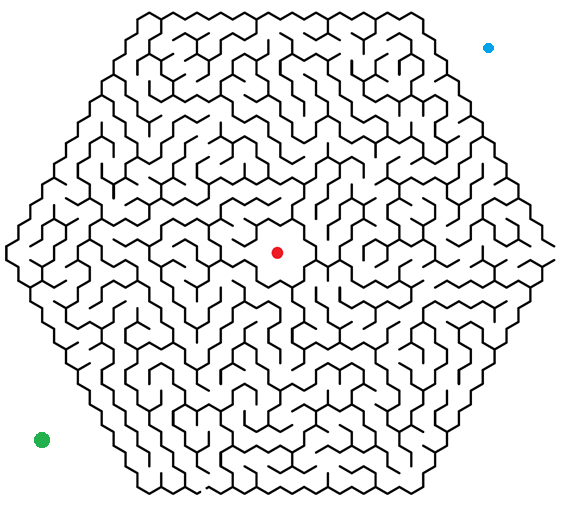
%> input picture E5/Laberint.png, 570 x 505 px
$ octave scriptE5_2.m   (GNU Octave 9; MATLAB toolbox functions it lacks are replaced by stand-ins)
%> lines starting %> are read from the running program, lines starting %| are printed output that depends on the picture; in (x1, y1, x2, y2) boxes, pixels count from 0 and x2, y2 are one past the last pixel; in counts of white or black regions, pixels touching at a corner belong together; the program's own positions count from 1
clear
close all

img = imread('Laberint.png');
%> img is the input picture: size 505x570x3 uint8; mean R, G, B 230.6, 230.7, 230.6

imgHSV = rgb2hsv(img);
%> imgHSV: size 505x570x3 double; mean H, S, V 0.000881, 0.00121, 0.905
maze = imgHSV(:,:,3) > 0.5;
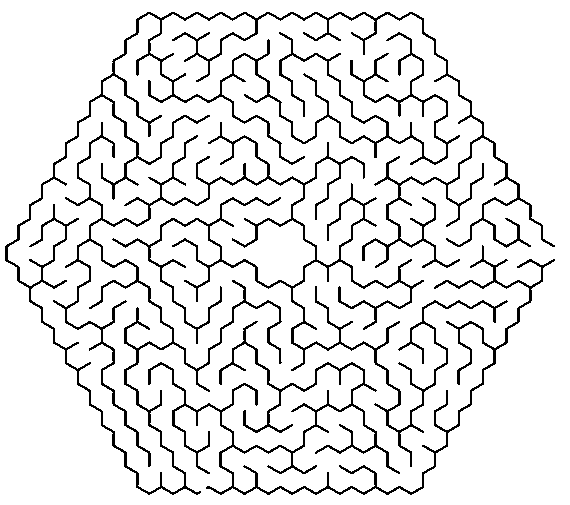
%> maze: size 505x570 logical; 90.5% white; black in thin lines or dots
rdot = (imgHSV(:,:,1) < 0.1 | imgHSV(:,:,1) > 0.8) & imgHSV(:,:,2) > 0.6 & imgHSV(:,:,3) > 0.6;
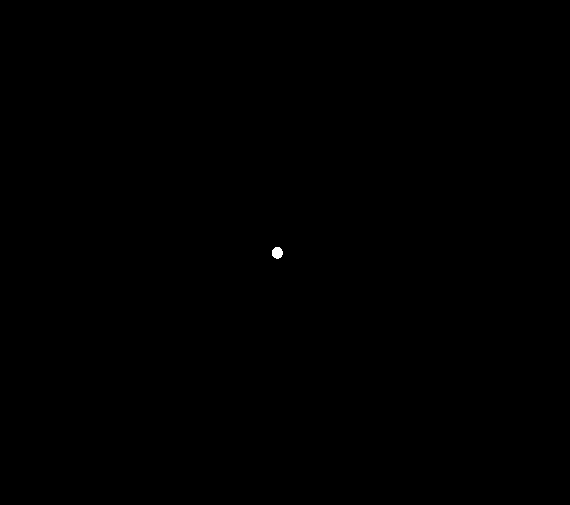
%> rdot: size 505x570 logical; 0.04% white; 1 white region, box (x1, y1, x2, y2) and area: (272, 247, 283, 259) 104
bdot = imgHSV(:,:,1) > 0.5 & imgHSV(:,:,1) < 0.8 & imgHSV(:,:,2) > 0.6 & imgHSV(:,:,3) > 0.6;
%> bdot: size 505x570 logical; 0.03% white; 1 white region, box (x1, y1, x2, y2) and area: (483, 43, 494, 53) 86
gdot = imgHSV(:,:,1) < 0.4 & imgHSV(:,:,1) > 0.2 & imgHSV(:,:,2) > 0.6 & imgHSV(:,:,3) > 0.6;
%> gdot: size 505x570 logical; 0.07% white; 1 white region, box (x1, y1, x2, y2) and area: (34, 432, 50, 448) 204
mazeGray = uint16(1*maze);
%> mazeGray: size 505x570 uint16; values 0 (black) and 1 (white), 90.5% white; black in thin lines or dots

trailbr = bdot;
trailgr = gdot;

tBR = uint16(1*trailbr);
tGT = uint16(1*trailgr);

ccrb = bwconncomp(trailbr|rdot);
%> ccrb = 2 connected components
ccrg = bwconncomp(trailgr|rdot);
%> ccrg = 2 connected components
trailRBsteps = 0;
trailRGsteps = 0;
SE1 = strel('sphere', 1);
while ccrb.NumObjects > 1 | ccrg.NumObjects > 1
    if ccrb.NumObjects > 1
%> (the run ends here)
